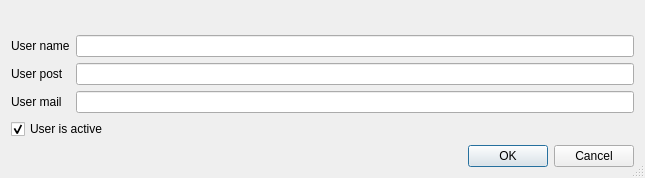
<?xml version="1.0" encoding="UTF-8"?>
<ui version="4.0">
 <class>frmUsersIBM</class>
 <widget class="QDialog" name="frmUsersIBM">
  <property name="geometry">
   <rect>
    <x>0</x>
    <y>0</y>
    <width>645</width>
    <height>171</height>
   </rect>
  </property>
  <property name="windowIcon">
   <iconset resource="../images/didyoureadme.qrc">
    <normaloff>:/user.png</normaloff>:/user.png</iconset>
  </property>
  <property name="sizeGripEnabled">
   <bool>true</bool>
  </property>
  <layout class="QHBoxLayout" name="horizontalLayout">
   <item>
    <layout class="QVBoxLayout" name="verticalLayout">
     <item>
      <widget class="QLabel" name="lbl">
       <property name="font">
        <font>
         <pointsize>12</pointsize>
        </font>
       </property>
       <property name="styleSheet">
        <string notr="true">color: rgb(0, 192, 0);</string>
       </property>
       <property name="text">
        <string/>
       </property>
       <property name="alignment">
        <set>Qt::AlignCenter</set>
       </property>
      </widget>
     </item>
     <item>
      <layout class="QFormLayout" name="formLayout">
       <property name="fieldGrowthPolicy">
        <enum>QFormLayout::ExpandingFieldsGrow</enum>
       </property>
       <item row="0" column="0">
        <widget class="QLabel" name="label">
         <property name="text">
          <string>User name</string>
         </property>
        </widget>
       </item>
       <item row="0" column="1">
        <widget class="QLineEdit" name="txtName"/>
       </item>
       <item row="1" column="0">
        <widget class="QLabel" name="label_2">
         <property name="text">
          <string>User post</string>
         </property>
        </widget>
       </item>
       <item row="1" column="1">
        <widget class="QLineEdit" name="txtPost"/>
       </item>
       <item row="2" column="0">
        <widget class="QLabel" name="label_3">
         <property name="text">
          <string>User mail</string>
         </property>
        </widget>
       </item>
       <item row="2" column="1">
        <widget class="QLineEdit" name="txtMail"/>
       </item>
      </layout>
     </item>
     <item>
      <widget class="QCheckBox" name="chkActive">
       <property name="text">
        <string>User is active</string>
       </property>
       <property name="checked">
        <bool>true</bool>
       </property>
       <property name="tristate">
        <bool>false</bool>
       </property>
      </widget>
     </item>
     <item>
      <widget class="QDialogButtonBox" name="buttonBox">
       <property name="standardButtons">
        <set>QDialogButtonBox::Cancel|QDialogButtonBox::Ok</set>
       </property>
      </widget>
     </item>
    </layout>
   </item>
  </layout>
 </widget>
 <resources>
  <include location="../images/didyoureadme.qrc"/>
 </resources>
 <connections/>
</ui>
